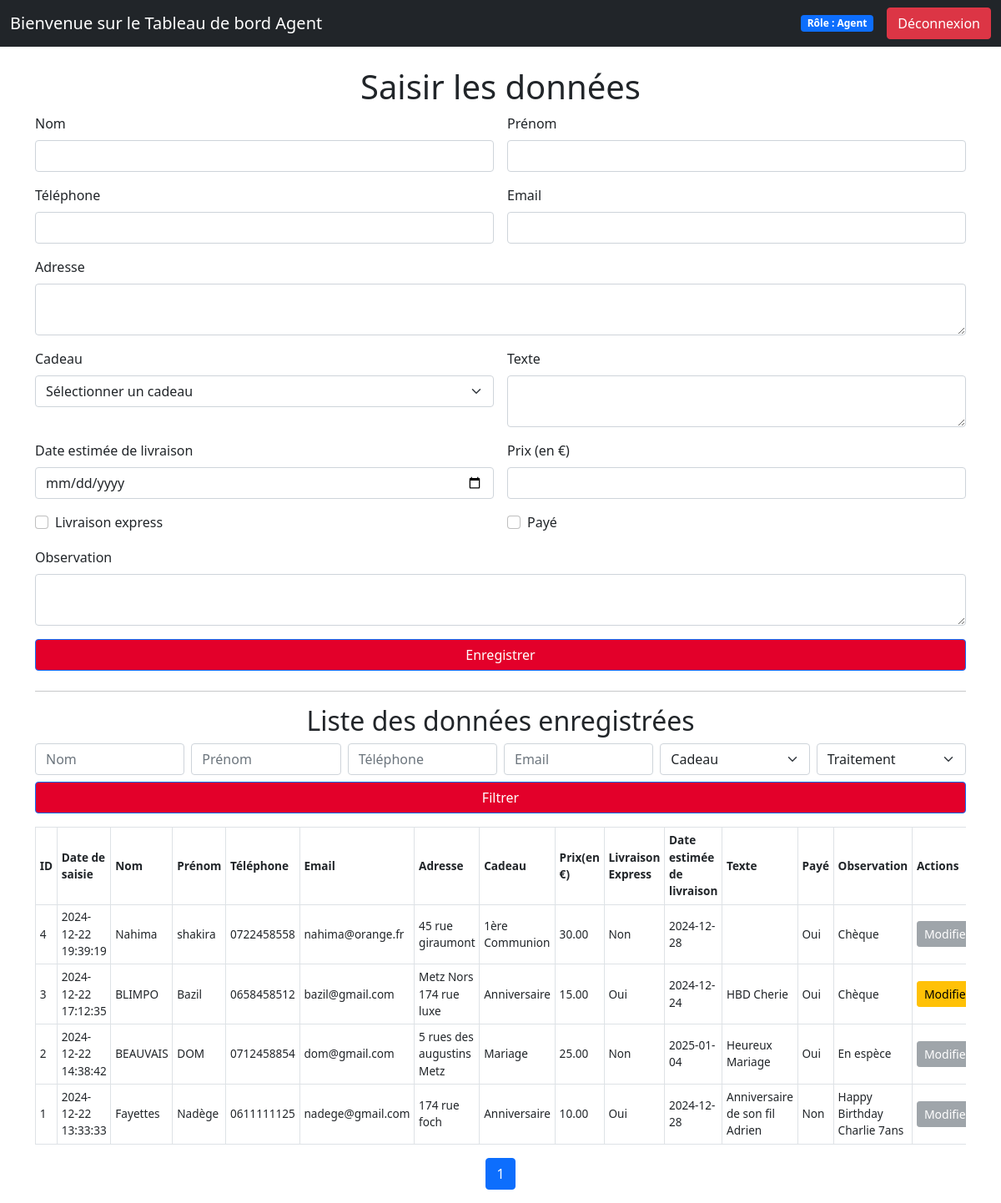
Page /agent_dashboard.php (signed in) on the committed database.
### tables this page shows
CREATE TABLE `receptions` (
  `id` int(11) NOT NULL,
  `date_saisie` datetime DEFAULT current_timestamp(),
  `nom` varchar(255) NOT NULL,
  `prenom` varchar(255) NOT NULL,
  `telephone` varchar(20) DEFAULT NULL,
  `email` varchar(255) DEFAULT NULL,
  `adresse` text DEFAULT NULL,
  `cadeau_id` int(11) DEFAULT NULL,
  `texte` text DEFAULT NULL,
  `date_estimee_livraison` date DEFAULT NULL,
  `express` tinyint(1) DEFAULT 0,
  `prix` decimal(10,2) DEFAULT 0.00,
  `paye` tinyint(1) DEFAULT 0,
  `observation` text DEFAULT NULL
);

CREATE TABLE `cadeaux` (
  `id` int(11) NOT NULL,
  `nom` varchar(255) NOT NULL
);

### agent_dashboard.php (the view, shortened to what this page needs)
<?php
    include 'config.php';
    $limit = 10;
    $page = isset($_GET['page']) ? (int)$_GET['page'] : 1;
    $offset = ($page - 1) * $limit;
    $whereClauses = [];
    $whereSql = $whereClauses ? 'WHERE ' . implode(' AND ', $whereClauses) : '';
    $sql = "SELECT r.*, c.nom AS cadeau_nom FROM receptions r
            LEFT JOIN cadeaux c ON r.cadeau_id = c.id
            $whereSql
            ORDER BY r.date_saisie DESC
            LIMIT :offset, :limit";
    $stmt = $pdo->prepare($sql);
    $stmt->bindValue(':offset', $offset, PDO::PARAM_INT);
    $stmt->bindValue(':limit', $limit, PDO::PARAM_INT);
    $stmt->execute();
    $receptions = $stmt->fetchAll(PDO::FETCH_ASSOC);
    $totalSql = "SELECT COUNT(*) FROM receptions r $whereSql";
    $totalStmt = $pdo->prepare($totalSql);
    $totalStmt->execute();
    $totalRecords = $totalStmt->fetchColumn();
    $totalPages = ceil($totalRecords / $limit);
?>
<!DOCTYPE html>
<html lang="fr">
<head>
    <link rel="stylesheet" href="assets/dist/css/bootstrap.min.css">
</head>
<body>
<nav class="navbar navbar-expand-lg navbar-dark bg-dark">
    <div class="container-fluid">
        <a class="navbar-brand" href="#">Bienvenue sur le Tableau de bord Agent</a>
        <div class="collapse navbar-collapse" id="navbarNav">
            <div class="d-flex align-items-center ms-auto">
                <span class="badge bg-primary me-3">Rôle : Agent</span>
                <a href="logout.php" class="btn btn-danger">Déconnexion</a>
            </div>
        </div>
    </div>
</nav>
<div class="container mt-4">
    <h1 class="text-center">Saisir les données</h1>
    <form method="POST" class="mb-4">
        <div class="row g-3">
            <div class="col-md-6">
                <label for="nom" class="form-label">Nom</label>
                <input type="text" name="nom" id="nom" class="form-control" required>
            </div>
            <div class="col-md-6">
                <label for="prenom" class="form-label">Prénom</label>
                <input type="text" name="prenom" id="prenom" class="form-control" required>
            </div>
            <div class="col-md-6">
                <label for="telephone" class="form-label">Téléphone</label>
                <input type="text" name="telephone" id="telephone" class="form-control" required>
            </div>
            <div class="col-md-6">
                <label for="email" class="form-label">Email</label>
                <input type="email" name="email" id="email" class="form-control">
            </div>
            <div class="col-md-12">
                <label for="adresse" class="form-label">Adresse</label>
                <textarea name="adresse" id="adresse" class="form-control"></textarea>
            </div>
            <div class="col-md-6">
                <label for="cadeau_id" class="form-label">Cadeau</label>
                <select name="cadeau_id" id="cadeau_id" class="form-select" required>
                    <option value="">Sélectionner un cadeau</option>
                </select>
            </div>
            <div class="col-md-6">
                <label for="texte" class="form-label">Texte</label>
                <textarea name="texte" id="texte" class="form-control"></textarea>
            </div>
            <div class="col-md-6">
                <label for="date_estimee_livraison" class="form-label">Date estimée de livraison</label>
                <input type="date" name="date_estimee_livraison" id="date_estimee_livraison" class="form-control" required>
            </div>
            <div class="col-md-6">
                <label for="prix" class="form-label">Prix (en €)</label>
                <input type="number" step="0.01" name="prix" id="prix" class="form-control" required>
            </div>
            <div class="col-md-6">
                <div class="form-check">
                    <input type="checkbox" name="express" id="express" class="form-check-input">
                    <label for="express" class="form-check-label">Livraison express</label>
                </div>
            </div>
            <div class="col-md-6">
                <div class="form-check">
                    <input type="checkbox" name="paye" id="paye" class="form-check-input">
                    <label for="paye" class="form-check-label">Payé</label>
                </div>
            </div>
            <div class="col-md-12">
                <label for="observation" class="form-label">Observation</label>
                <textarea name="observation" id="observation" class="form-control"></textarea>
            </div>
            <div class="col-12">
                <button type="submit" class="btn btn-primary w-100">Enregistrer</button>
            </div>
        </div>
    </form>
    <hr>
    <h2 class="text-center">Liste des données enregistrées</h2>
    <form method="GET" class="mb-3">
        <div class="row g-2">
            <div class="col-md-2">
                <input type="text" name="nom" class="form-control" placeholder="Nom"
                    value="<?= htmlspecialchars($_GET['nom'] ?? '') ?>">
            </div>
            <div class="col-md-2">
                <input type="text" name="prenom" class="form-control" placeholder="Prénom"
                    value="<?= htmlspecialchars($_GET['prenom'] ?? '') ?>">
            </div>
            <div class="col-md-2">
                <input type="text" name="telephone" class="form-control" placeholder="Téléphone"
                    value="<?= htmlspecialchars($_GET['telephone'] ?? '') ?>">
            </div>
            <div class="col-md-2">
                <input type="email" name="email" class="form-control" placeholder="Email"
                    value="<?= htmlspecialchars($_GET['email'] ?? '') ?>">
            </div>
            <div class="col-md-2">
                <select name="cadeau" class="form-select">
                    <option value="">Cadeau</option>
                </select>
            </div>
            <div class="col-md-2">
                <select name="traitement" class="form-select">
                    <option value="">Traitement</option>
                </select>
            </div>
            <div class="col-12">
                <button type="submit" class="btn btn-primary w-100">Filtrer</button>
            </div>
        </div>
    </form>
    <div class="table-responsive">
    <table class="table table-bordered table-responsive-sm compact-table">
        <thead>
            <tr>
                <th>ID</th>
                <th>Date de saisie</th>
                <th>Nom</th>
                <th>Prénom</th>
                <th>Téléphone</th>
                <th>Email</th>
                <th>Adresse</th>
                <th>Cadeau</th>
                <th>Prix(en €)</th>
                <th>Livraison Express</th>
                <th>Date estimée de livraison</th>
                <th>Texte</th>
                <th>Payé</th>
                <th>Observation</th>
                <th>Actions</th>
            </tr>
        </thead>
        <tbody>
            <?php if (!empty($receptions)): ?>
            <?php foreach ($receptions as $reception): ?>
            <?php
                $stmt_traitement = $pdo->prepare("SELECT statut FROM traitements WHERE reception_id = :reception_id ORDER BY date_traitement DESC LIMIT 1");
                $stmt_traitement->bindValue(':reception_id', $reception['id'], PDO::PARAM_INT);
                $stmt_traitement->execute();
                $traitement = $stmt_traitement->fetch(PDO::FETCH_ASSOC);
                $statut_traitement = $traitement['statut'] ?? 'en cours';
                ?>
                <tr>
                    <td><?= htmlspecialchars($reception['id']) ?></td>
                    <td><?= htmlspecialchars($reception['date_saisie']) ?></td>
                    <td><?= htmlspecialchars($reception['nom']) ?></td>
                    <td><?= htmlspecialchars($reception['prenom']) ?></td>
                    <td><?= htmlspecialchars($reception['telephone']) ?></td>
                    <td><?= htmlspecialchars($reception['email']) ?></td>
                    <td><?= htmlspecialchars($reception['adresse']) ?></td>
                    <td><?= htmlspecialchars($reception['cadeau_nom'] ?? 'Non défini') ?></td>
                    <td><?= htmlspecialchars($reception['prix']) ?></td>
                    <td><?= $reception['express'] ? 'Oui' : 'Non' ?></td>
                    <td><?= htmlspecialchars($reception['date_estimee_livraison']) ?></td>
                    <td><?= htmlspecialchars($reception['texte']) ?></td>
                    <td><?= $reception['paye'] ? 'Oui' : 'Non' ?></td>
                    <td><?= htmlspecialchars($reception['observation']) ?></td>
                    <td>
                        <?php if ($statut_traitement === 'en cours'): ?>
                            <a href="modifier_reception.php?id=<?= $reception['id'] ?>" class="btn btn-warning btn-sm">Modifier</a>
                        <?php else: ?>
                            <button class="btn btn-secondary btn-sm" disabled>Modifier</button>
                        <?php endif; ?>
                    </td>
                </tr>
            <?php endforeach; ?>
            <?php else: ?>
                <tr>
                    <td colspan="16" class="text-center">Aucune donnée trouvée.</td>
                </tr>
            <?php endif; ?>
        </tbody>
    </table>
    <nav>
        <ul class="pagination justify-content-center">
            <?php for ($i = 1; $i <= $totalPages; $i++): ?>
                <li class="page-item <?= $i == $page ? 'active' : '' ?>">
                    <a class="page-link" href="?page=<?= $i ?>"><?= $i ?></a>
                </li>
            <?php endfor; ?>
        </ul>
    </nav>
</div>
</body>
</html>

### agent_dashboard.php (style rules this page uses)
.compact-table { font-size: 0.85rem; }
.compact-table th, .compact-table td { padding: 0.3rem; vertical-align: middle; word-wrap: break-word; }

### rows in the picture
receptions: id "4", date_saisie "2024-12-22 19:39:19", nom "Nahima", prenom "shakira", telephone "0722458558", email "nahima@orange.fr", adresse "45 rue giraumont", cadeau.nom "1ère Communion", prix "30.00", express "Non", date_estimee_livraison "2024-12-28", paye "Oui", observation "Chèque", shows "Modifier"
receptions: id "3", date_saisie "2024-12-22 17:12:35", nom "BLIMPO", prenom "Bazil", telephone "0658458512", email "bazil@gmail.com", adresse "Metz Nors 174 rue luxe", cadeau.nom "Anniversaire", prix "15.00", express "Oui", date_estimee_livraison "2024-12-24", texte "HBD Cherie", paye "Oui", observation "Chèque"
receptions: id "2", date_saisie "2024-12-22 14:38:42", nom "BEAUVAIS", prenom "DOM", telephone "0712458854", email "dom@gmail.com", adresse "5 rues des augustins Metz", cadeau.nom "Mariage", prix "25.00", express "Non", date_estimee_livraison "2025-01-04", texte "Heureux Mariage", paye "Oui", observation "En espèce", shows "Modifier"
receptions: id "1", date_saisie "2024-12-22 13:33:33", nom "Fayettes", prenom "Nadège", telephone "0611111125", email "nadege@gmail.com", adresse "174 rue foch", cadeau.nom "Anniversaire", prix "10.00", express "Oui", date_estimee_livraison "2024-12-28", texte "Anniversaire de son fil Adrien", paye "Non", observation "Happy Birthday Charlie 7ans", shows "Modifier"
